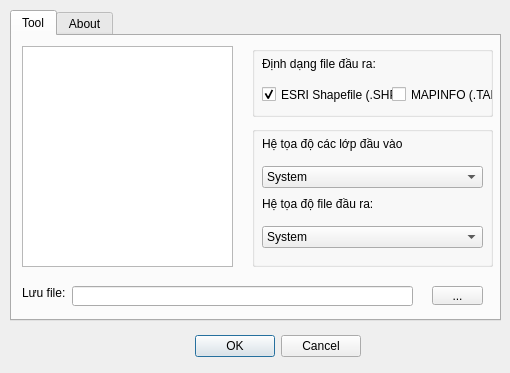
<?xml version="1.0" encoding="UTF-8"?>
<ui version="4.0">
 <class>ConvertprjBatchDialogBase</class>
 <widget class="QDialog" name="ConvertprjBatchDialogBase">
  <property name="enabled">
   <bool>true</bool>
  </property>
  <property name="geometry">
   <rect>
    <x>0</x>
    <y>0</y>
    <width>510</width>
    <height>373</height>
   </rect>
  </property>
  <property name="windowTitle">
   <string>Chuyển hệ tọa độ và lưu file mới - GFD V.01</string>
  </property>
  <widget class="QDialogButtonBox" name="button_box">
   <property name="geometry">
    <rect>
     <x>20</x>
     <y>330</y>
     <width>341</width>
     <height>32</height>
    </rect>
   </property>
   <property name="orientation">
    <enum>Qt::Horizontal</enum>
   </property>
   <property name="standardButtons">
    <set>QDialogButtonBox::Cancel|QDialogButtonBox::Ok</set>
   </property>
  </widget>
  <widget class="QTabWidget" name="tabWidget">
   <property name="geometry">
    <rect>
     <x>10</x>
     <y>10</y>
     <width>491</width>
     <height>311</height>
    </rect>
   </property>
   <property name="currentIndex">
    <number>0</number>
   </property>
   <widget class="QWidget" name="tab">
    <attribute name="title">
     <string>Tool</string>
    </attribute>
    <widget class="QListWidget" name="listWidget">
     <property name="geometry">
      <rect>
       <x>10</x>
       <y>10</y>
       <width>211</width>
       <height>221</height>
      </rect>
     </property>
    </widget>
    <widget class="QGroupBox" name="groupBox">
     <property name="geometry">
      <rect>
       <x>240</x>
       <y>10</y>
       <width>241</width>
       <height>71</height>
      </rect>
     </property>
     <property name="title">
      <string/>
     </property>
     <widget class="QCheckBox" name="checkBox_shp">
      <property name="enabled">
       <bool>true</bool>
      </property>
      <property name="geometry">
       <rect>
        <x>10</x>
        <y>40</y>
        <width>131</width>
        <height>17</height>
       </rect>
      </property>
      <property name="text">
       <string>ESRI Shapefile (.SHP)</string>
      </property>
      <property name="checkable">
       <bool>true</bool>
      </property>
      <property name="checked">
       <bool>true</bool>
      </property>
     </widget>
     <widget class="QLabel" name="label">
      <property name="geometry">
       <rect>
        <x>10</x>
        <y>10</y>
        <width>131</width>
        <height>16</height>
       </rect>
      </property>
      <property name="text">
       <string>Định dạng file đầu ra:</string>
      </property>
     </widget>
     <widget class="QCheckBox" name="checkBox_tab">
      <property name="geometry">
       <rect>
        <x>140</x>
        <y>40</y>
        <width>101</width>
        <height>17</height>
       </rect>
      </property>
      <property name="text">
       <string>MAPINFO (.TAB)</string>
      </property>
     </widget>
    </widget>
    <widget class="QLabel" name="label_2">
     <property name="geometry">
      <rect>
       <x>10</x>
       <y>250</y>
       <width>46</width>
       <height>13</height>
      </rect>
     </property>
     <property name="text">
      <string>Lưu file: </string>
     </property>
    </widget>
    <widget class="QLineEdit" name="lineEdit">
     <property name="geometry">
      <rect>
       <x>60</x>
       <y>250</y>
       <width>341</width>
       <height>20</height>
      </rect>
     </property>
    </widget>
    <widget class="QToolButton" name="toolButton">
     <property name="geometry">
      <rect>
       <x>420</x>
       <y>250</y>
       <width>51</width>
       <height>19</height>
      </rect>
     </property>
     <property name="text">
      <string>...</string>
     </property>
    </widget>
    <widget class="QGroupBox" name="groupBox_2">
     <property name="geometry">
      <rect>
       <x>240</x>
       <y>90</y>
       <width>241</width>
       <height>141</height>
      </rect>
     </property>
     <property name="title">
      <string/>
     </property>
     <widget class="QComboBox" name="comboBox">
      <property name="geometry">
       <rect>
        <x>10</x>
        <y>40</y>
        <width>221</width>
        <height>22</height>
       </rect>
      </property>
      <item>
       <property name="text">
        <string>System</string>
       </property>
      </item>
      <item>
       <property name="text">
        <string>VN2000 mui 3 KTT 102</string>
       </property>
      </item>
      <item>
       <property name="text">
        <string>VN2000 mui 3 KTT 103</string>
       </property>
      </item>
      <item>
       <property name="text">
        <string>VN2000 mui 3 KTT 104</string>
       </property>
      </item>
      <item>
       <property name="text">
        <string>VN2000 mui 3 KTT 104.5</string>
       </property>
      </item>
      <item>
       <property name="text">
        <string>VN2000 mui 3 KTT 104.75</string>
       </property>
      </item>
      <item>
       <property name="text">
        <string>VN2000 mui 3 KTT 105</string>
       </property>
      </item>
      <item>
       <property name="text">
        <string>VN2000 mui 3 KTT 105.5</string>
       </property>
      </item>
      <item>
       <property name="text">
        <string>VN2000 mui 3 KTT 105.75</string>
       </property>
      </item>
      <item>
       <property name="text">
        <string>VN2000 mui 3 KTT 106</string>
       </property>
      </item>
      <item>
       <property name="text">
        <string>VN2000 mui 3 KTT 106.25</string>
       </property>
      </item>
      <item>
       <property name="text">
        <string>VN2000 mui 3 KTT 106.5</string>
       </property>
      </item>
      <item>
       <property name="text">
        <string>VN2000 mui 3 KTT 107</string>
       </property>
      </item>
      <item>
       <property name="text">
        <string>VN2000 mui 3 KTT 107.25</string>
       </property>
      </item>
      <item>
       <property name="text">
        <string>VN2000 mui 3 KTT 107.5</string>
       </property>
      </item>
      <item>
       <property name="text">
        <string>VN2000 mui 3 KTT 107.75</string>
       </property>
      </item>
      <item>
       <property name="text">
        <string>VN2000 mui 3 KTT 108</string>
       </property>
      </item>
      <item>
       <property name="text">
        <string>VN2000 mui 3 KTT 108.25</string>
       </property>
      </item>
      <item>
       <property name="text">
        <string>VN2000 mui 3 KTT 108.5</string>
       </property>
      </item>
     </widget>
     <widget class="QLabel" name="label_4">
      <property name="geometry">
       <rect>
        <x>10</x>
        <y>10</y>
        <width>141</width>
        <height>16</height>
       </rect>
      </property>
      <property name="text">
       <string>Hệ tọa độ các lớp đầu vào:</string>
      </property>
     </widget>
     <widget class="QLabel" name="label_5">
      <property name="geometry">
       <rect>
        <x>10</x>
        <y>70</y>
        <width>111</width>
        <height>16</height>
       </rect>
      </property>
      <property name="text">
       <string>Hệ tọa độ file đầu ra:</string>
      </property>
     </widget>
     <widget class="QComboBox" name="comboBox_output">
      <property name="geometry">
       <rect>
        <x>10</x>
        <y>100</y>
        <width>221</width>
        <height>22</height>
       </rect>
      </property>
      <item>
       <property name="text">
        <string>System</string>
       </property>
      </item>
      <item>
       <property name="text">
        <string>WGS84 Lat/long - EPGS: 4326</string>
       </property>
      </item>
      <item>
       <property name="text">
        <string>UTM Zone 48N - EPGS: 32648</string>
       </property>
      </item>
      <item>
       <property name="text">
        <string>UTM Zone 49N - EPGS: 32649</string>
       </property>
      </item>
      <item>
       <property name="text">
        <string>VN-2000 Hoi nhap mui 3 KTT 102</string>
       </property>
      </item>
      <item>
       <property name="text">
        <string>VN-2000 Hoi nhap mui 3 KTT 103</string>
       </property>
      </item>
      <item>
       <property name="text">
        <string>VN-2000 Hoi nhap mui 3 KTT 104</string>
       </property>
      </item>
      <item>
       <property name="text">
        <string>VN-2000 Hoi nhap mui 3 KTT 104.5</string>
       </property>
      </item>
      <item>
       <property name="text">
        <string>VN-2000 Hoi nhap mui 3 KTT 104.75</string>
       </property>
      </item>
      <item>
       <property name="text">
        <string>VN-2000 Hoi nhap mui 3 KTT 105</string>
       </property>
      </item>
      <item>
       <property name="text">
        <string>VN-2000 Hoi nhap mui 3 KTT 105.5</string>
       </property>
      </item>
      <item>
       <property name="text">
        <string>VN-2000 Hoi nhap mui 3 KTT 105.75</string>
       </property>
      </item>
      <item>
       <property name="text">
        <string>VN-2000 Hoi nhap mui 3 KTT 106</string>
       </property>
      </item>
      <item>
       <property name="text">
        <string>VN-2000 Hoi nhap mui 3 KTT 106.25</string>
       </property>
      </item>
      <item>
       <property name="text">
        <string>VN-2000 Hoi nhap mui 3 KTT 106.5</string>
       </property>
      </item>
      <item>
       <property name="text">
        <string>VN-2000 Hoi nhap mui 3 KTT 107</string>
       </property>
      </item>
      <item>
       <property name="text">
        <string>VN-2000 Hoi nhap mui 3 KTT 107.25</string>
       </property>
      </item>
      <item>
       <property name="text">
        <string>VN-2000 Hoi nhap mui 3 KTT 107.5</string>
       </property>
      </item>
      <item>
       <property name="text">
        <string>VN-2000 Hoi nhap mui 3 KTT 107.75</string>
       </property>
      </item>
      <item>
       <property name="text">
        <string>VN-2000 Hoi nhap mui 3 KTT 108</string>
       </property>
      </item>
      <item>
       <property name="text">
        <string>VN-2000 Hoi nhap mui 3 KTT 108.25</string>
       </property>
      </item>
      <item>
       <property name="text">
        <string>VN-2000 Hoi nhap mui 3 KTT 108.5</string>
       </property>
      </item>
     </widget>
    </widget>
    <zorder>groupBox</zorder>
    <zorder>groupBox_2</zorder>
    <zorder>listWidget</zorder>
    <zorder>label_2</zorder>
    <zorder>lineEdit</zorder>
    <zorder>toolButton</zorder>
   </widget>
   <widget class="QWidget" name="tab_2">
    <attribute name="title">
     <string>About</string>
    </attribute>
    <widget class="QLabel" name="label_3">
     <property name="geometry">
      <rect>
       <x>10</x>
       <y>0</y>
       <width>451</width>
       <height>81</height>
      </rect>
     </property>
     <property name="text">
      <string>     Công cụ này giúp chuyển đổi hệ tọa độ VN2000 sang WGS84 Latlong, được phát triển 
 bởi Green Field Consulting, Ltd. 

     Mục đích của công cụ này giúp người sử dụng chuyển hệ tọa độ VN2000 nội bộ sang
 WGS84Lat long để đưa sang TileMill, và đưa vào máy tính bảng chồng khớp với các loại 
ảnh vệ tinh ở hệ WGS84.</string>
     </property>
    </widget>
   </widget>
  </widget>
 </widget>
 <resources/>
 <connections>
  <connection>
   <sender>button_box</sender>
   <signal>accepted()</signal>
   <receiver>ConvertprjBatchDialogBase</receiver>
   <slot>accept()</slot>
   <hints>
    <hint type="sourcelabel">
     <x>-40</x>
     <y>300</y>
    </hint>
    <hint type="destinationlabel">
     <x>20</x>
     <y>20</y>
    </hint>
   </hints>
  </connection>
  <connection>
   <sender>button_box</sender>
   <signal>rejected()</signal>
   <receiver>ConvertprjBatchDialogBase</receiver>
   <slot>reject()</slot>
   <hints>
    <hint type="sourcelabel">
     <x>-40</x>
     <y>300</y>
    </hint>
    <hint type="destinationlabel">
     <x>20</x>
     <y>20</y>
    </hint>
   </hints>
  </connection>
 </connections>
</ui>
